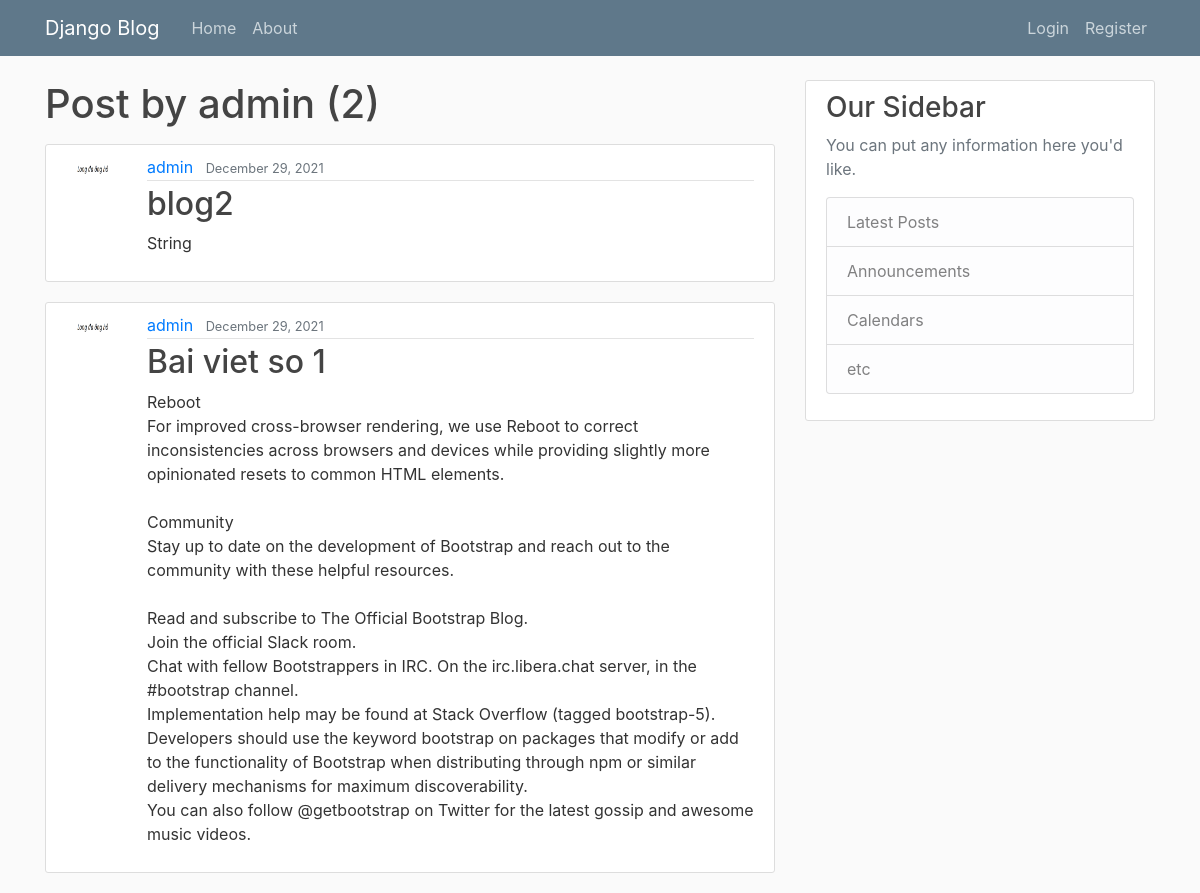
The app's page /user/admin, older data.
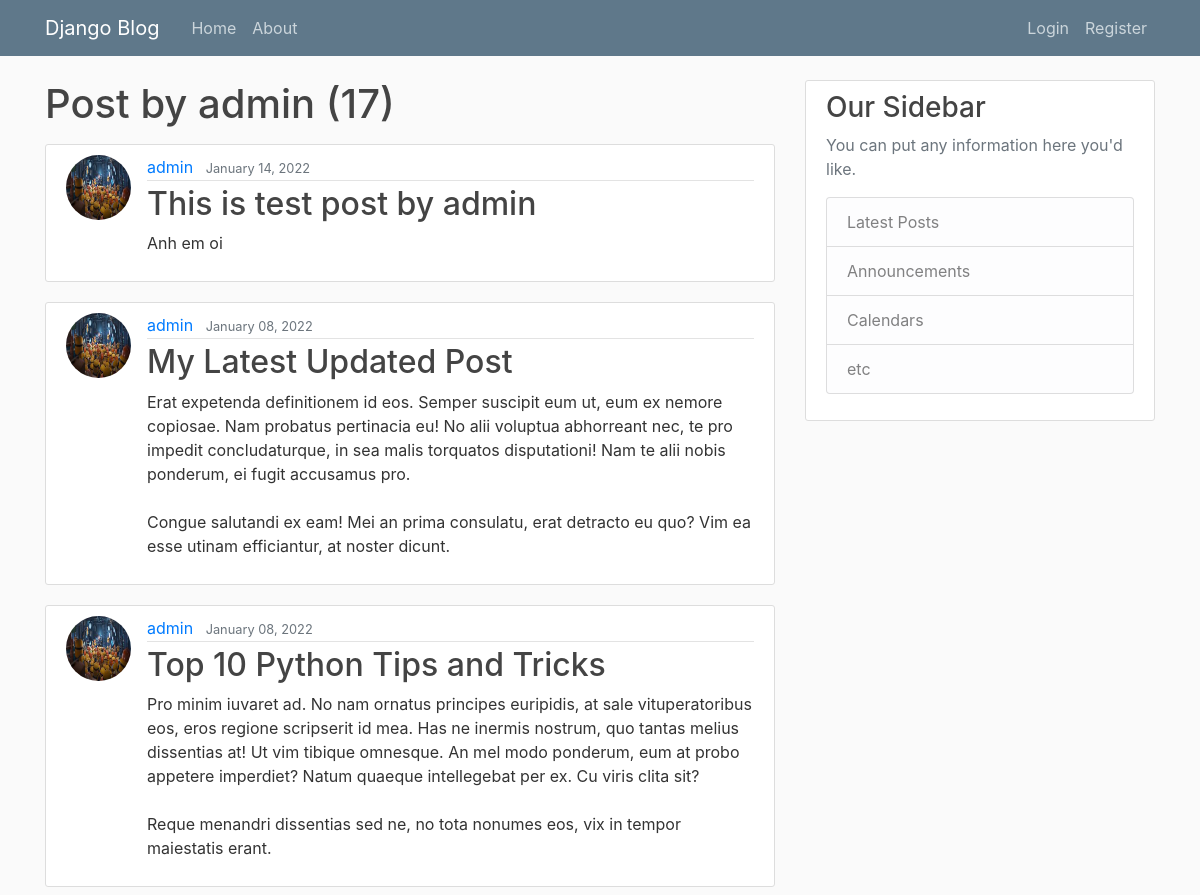
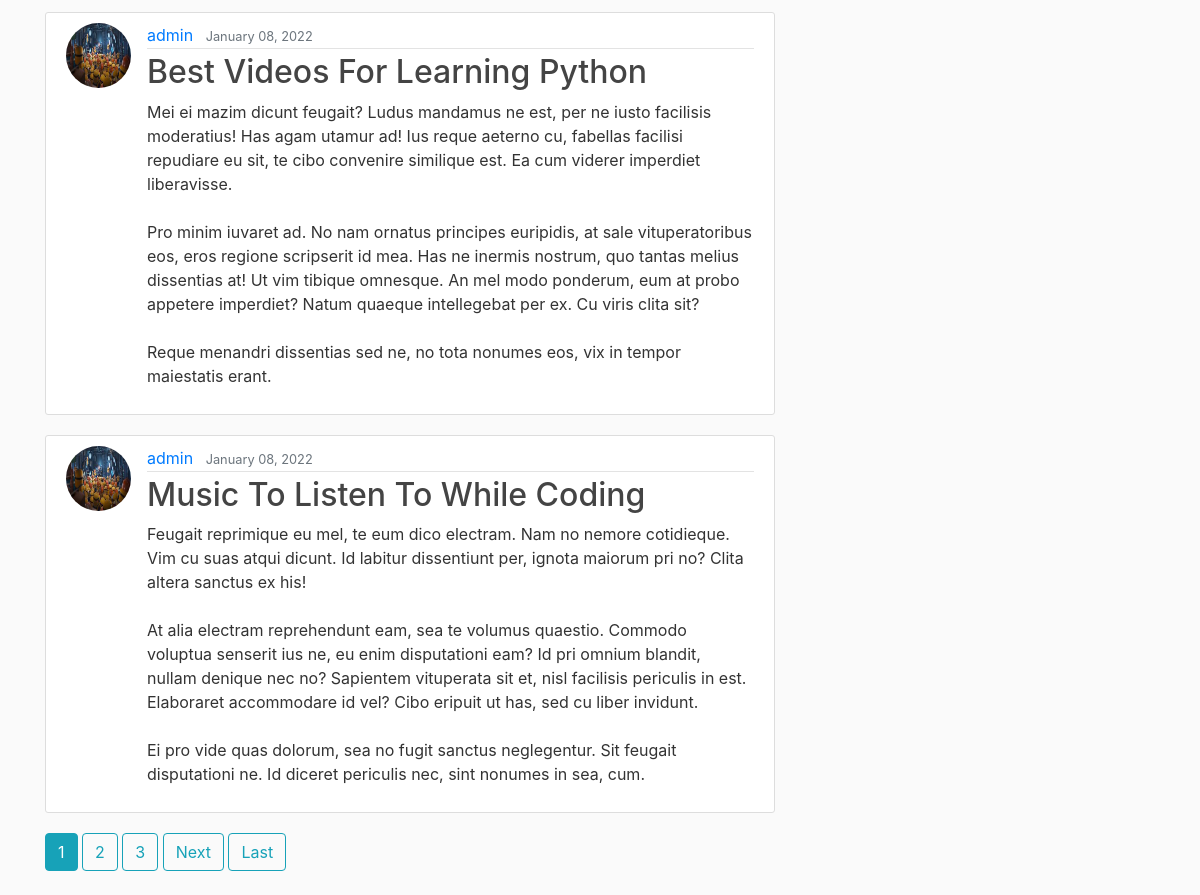
The same page, newer data (2 pictures, top to bottom).
### blog/models.py (models this page shows, shortened)
class Post(models.Model):
    title = models.CharField(max_length=100)
    content = models.TextField()
    date_posted = models.DateTimeField(default=timezone.now)
    author = models.ForeignKey(User, on_delete=models.CASCADE)

### users/models.py (models this page shows, shortened)
class Profile(models.Model):
    user = models.OneToOneField(User, on_delete=models.CASCADE)
    image = models.ImageField(default='default.jpg', upload_to='profile_pics')

### blog/views.py (the view)
# urls.py: path('user/<str:username>', UerPostListView.as_view(), name='user-posts'),
class UerPostListView(ListView):
    model = Post
    template_name = 'blog/user_posts.html'
    context_object_name = 'posts'
    paginate_by = 5
    def get_queryset(self):
        user = get_object_or_404(User, username=self.kwargs.get('username'))
        return Post.objects.filter(author=user).order_by('-date_posted')

### blog/templates/blog/user_posts.html (shortened to what this page needs)
{% extends 'blog/base.html' %}
{% block content %}
    <h1 class='mb-3'>Post by {{ view.kwargs.username }} ({{ page_obj.paginator.count }})</h1>
    {% for post in posts %}
        <article class="media content-section">
            <img class="rounded-circle article-img" src="{{ post.author.profile.image.url }}" alt="profile_picture">
            <div class="media-body">
                <div class="article-metadata">
                    <a class="mr-2" href="{% url 'user-posts' post.author.username %}">{{ post.author }}</a>
                    <small class="text-muted">{{ post.date_posted|date:'F d, Y' }}</small>
                </div>
                <h2><a class="article-title" href="{% url 'post-detail' post.id %}">{{ post.title }}</a></h2>
                <p class="article-content">{{ post.content }}</p>
            </div>
        </article>
    {% endfor %}
    {% if is_paginated %}
        {% for num in page_obj.paginator.page_range %}
            {% if page_obj.number == num %}
                <a class='btn btn-info mb-4' href="?page={{ num }}">{{ num }}</a>
            {% elif num > page_obj.number|add:'-3' and num < page_obj.number|add:'3' %}
                <a class='btn btn-outline-info mb-4' href="?page={{ num }}">{{ num }}</a>
            {% endif %}
        {% endfor %}
        {% if page_obj.has_next %}
        <a class='btn btn-outline-info mb-4' href="?page={{ page_obj.next_page_number }}">Next</a>
        <a class='btn btn-outline-info mb-4' href="?page={{ page_obj.paginator.num_pages }}">Last</a>
        {% endif %}
    {% endif %}
{% endblock content %}

### blog/templates/blog/base.html (shortened to what this page needs)
{% load static %}
<!doctype html>
<html lang="en">
    <head>
        <link rel="stylesheet" href="https://maxcdn.bootstrapcdn.com/bootstrap/4.0.0/css/bootstrap.min.css">
        <link rel="stylesheet" type="text/css" href="{% static 'blog/main.css'%}">
    </head>
    <body>
        <header class="site-header">
            <nav class="navbar navbar-expand-md navbar-dark bg-steel fixed-top">
            <div class="container">
                <a class="navbar-brand mr-4" href="{% url 'blog-home' %}">Django Blog</a>
                <div class="collapse navbar-collapse" id="navbarToggle">
                <div class="navbar-nav mr-auto">
                    <a class="nav-item nav-link" href="{% url 'blog-home' %}">Home</a>
                    <a class="nav-item nav-link" href="{% url 'blog-about' %}">About</a>
                </div>
                <div class="navbar-nav">
                    {% if user.is_authenticated %}
                        <a class="nav-item nav-link" href="{% url 'post-create' %}">New Post</a>
                        <a class="nav-item nav-link" href="{% url 'profile' %}">Profile</a>
                        <a class="nav-item nav-link" href="{% url 'logout' %}">Logout</a>
                    {% else %}
                        <a class="nav-item nav-link" href="{% url 'login' %}">Login</a>
                        <a class="nav-item nav-link" href="{% url 'register' %}">Register</a>
                    {% endif %}
                </div>
                </div>
            </div>
            </nav>
        </header>
        <main role="main" class="container">
            <div class="row">
            <div class="col-md-8">
                {% block content %}{% endblock %}
            </div>
            <div class="col-md-4">
                <div class="content-section">
                <h3>Our Sidebar</h3>
                <p class='text-muted'>You can put any information here you'd like.
                    <ul class="list-group">
                    <li class="list-group-item list-group-item-light">Latest Posts</li>
                    <li class="list-group-item list-group-item-light">Announcements</li>
                    <li class="list-group-item list-group-item-light">Calendars</li>
                    <li class="list-group-item list-group-item-light">etc</li>
                    </ul>
                </p>
                </div>
            </div>
            </div>
        </main>
    </body>
</html>

### blog/static/blog/main.css (style rules this page uses)
body { background: #fafafa; color: #333333; margin-top: 5rem; }
h1, h2, h3, h4, h5, h6 { color: #444444; }
ul { margin: 0; }
.bg-steel { background-color: #5f788a; }
.site-header .navbar-nav .nav-link { color: #cbd5db; }
.content-section { background: #ffffff; padding: 10px 20px; border: 1px solid #dddddd; border-radius: 3px; margin-bottom: 20px; }
.article-title { color: #444444; }
.article-content { white-space: pre-line; }
.article-img { height: 65px; width: 65px; margin-right: 16px; }
.article-metadata { padding-bottom: 1px; margin-bottom: 4px; border-bottom: 1px solid #e3e3e3 }

Row changes from the older to the newer data that the page shows:
removed Post: author.profile.image (picture), author "admin", date_posted "December 29, 2021", title "blog2", content "String"
removed Post: author.profile.image (picture), author "admin", date_posted "December 29, 2021", title "Bai viet so 1", content "Reboot For improved cross-browser rendering, we use Reboot to correct inconsistencies across browsers and devices while providing slightly more opinionated resets to common HTML elements. Community Stay up to date on the development of Bootstrap and reach out to the community with these helpful resources. Read and subscribe to The Official Bootstrap Blog. Join the official Slack room. Chat with fellow Bootstrappers in IRC. On the irc.libera.chat server, in the #bootstrap channel. Implementation help may be found at Stack Overflow (tagged bootstrap-5). Developers should use the keyword bootstrap on packages that modify or add to the functionality of Bootstrap when distributing through npm or…"
added Post: author.profile.image (picture), author "admin", date_posted "January 14, 2022", title "This is test post by admin", content "Anh em oi"
added Post: author.profile.image (picture), author "admin", date_posted "January 08, 2022", title "My Latest Updated Post", content "Erat expetenda definitionem id eos. Semper suscipit eum ut, eum ex nemore copiosae. Nam probatus pertinacia eu! No alii voluptua abhorreant nec, te pro impedit concludaturque, in sea malis torquatos disputationi! Nam te alii nobis ponderum, ei fugit accusamus pro. Congue salutandi ex eam! Mei an prima consulatu, erat detracto eu quo? Vim ea esse utinam efficiantur, at noster dicunt."
added Post: author.profile.image (picture), author "admin", date_posted "January 08, 2022", title "Top 10 Python Tips and Tricks", content "Pro minim iuvaret ad. No nam ornatus principes euripidis, at sale vituperatoribus eos, eros regione scripserit id mea. Has ne inermis nostrum, quo tantas melius dissentias at! Ut vim tibique omnesque. An mel modo ponderum, eum at probo appetere imperdiet? Natum quaeque intellegebat per ex. Cu viris clita sit? Reque menandri dissentias sed ne, no tota nonumes eos, vix in tempor maiestatis erant."
added Post: author.profile.image (picture), author "admin", date_posted "January 08, 2022", title "Best Videos For Learning Python", content "Mei ei mazim dicunt feugait? Ludus mandamus ne est, per ne iusto facilisis moderatius! Has agam utamur ad! Ius reque aeterno cu, fabellas facilisi repudiare eu sit, te cibo convenire similique est. Ea cum viderer imperdiet liberavisse. Pro minim iuvaret ad. No nam ornatus principes euripidis, at sale vituperatoribus eos, eros regione scripserit id mea. Has ne inermis nostrum, quo tantas melius dissentias at! Ut vim tibique omnesque. An mel modo ponderum, eum at probo appetere imperdiet? Natum quaeque intellegebat per ex. Cu viris clita sit? Reque menandri dissentias sed ne, no tota nonumes eos, vix in tempor maiestatis erant."
added Post: author.profile.image (picture), author "admin", date_posted "January 08, 2022", title "Music To Listen To While Coding", content "Feugait reprimique eu mel, te eum dico electram. Nam no nemore cotidieque. Vim cu suas atqui dicunt. Id labitur dissentiunt per, ignota maiorum pri no? Clita altera sanctus ex his! At alia electram reprehendunt eam, sea te volumus quaestio. Commodo voluptua senserit ius ne, eu enim disputationi eam? Id pri omnium blandit, nullam denique nec no? Sapientem vituperata sit et, nisl facilisis periculis in est. Elaboraret accommodare id vel? Cibo eripuit ut has, sed cu liber invidunt. Ei pro vide quas dolorum, sea no fugit sanctus neglegentur. Sit feugait disputationi ne. Id diceret periculis nec, sint nonumes in sea, cum."
Text that changed along with them:
{{ page_obj.paginator.count }}: "2" → "17"
new list line: "1"
new list line: "2"
new list line: "3"
text now shown: "Next Last"
